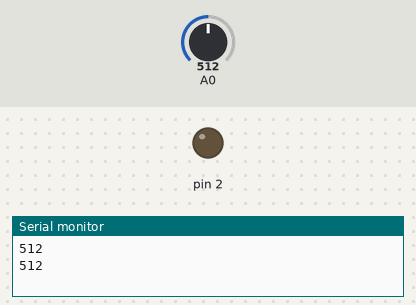
A sketch run on a simulated Arduino Uno, built with avr-gcc and run on an emulated ATmega328P. Parts: output pins drawn as LEDs (lit = HIGH), the last lines printed to the serial monitor. Inputs (shaded band) come from the test bench; at power-on: A0 = 512.

Above: at 1.8 s.
1.9 s: A0 set to 984
3.4 s: A0 set to 1009
At 4.4 s:
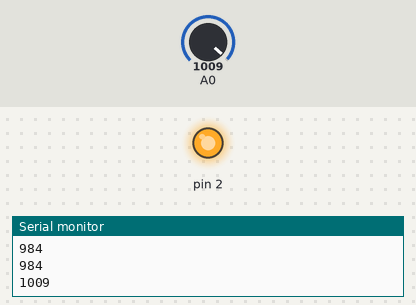
5.5 s: A0 set to 990
At 7.1 s:
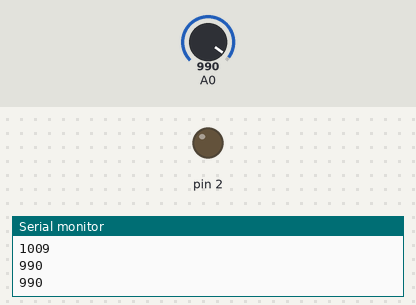
7.5 s: A0 set to 1010
At 8.7 s:
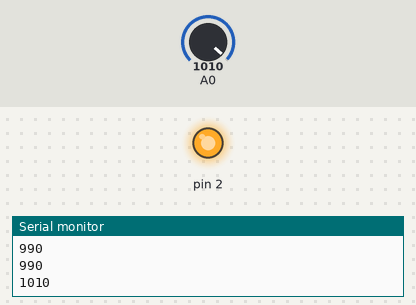
Timing chart, 0 to 10.5 s (numbered marks = the images above; inputs shaded):
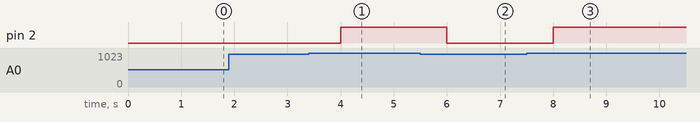

Measured:
- the behaviour switches between 1000 and 1001 on A0 (found by bisection; images 0 and 1)
- after the input at 3.4 s, pin 2: LOW → HIGH after 0.60 s
- after the input at 5.5 s, pin 2: HIGH → LOW after 0.50 s
- after the input at 7.5 s, pin 2: LOW → HIGH after 0.50 s

The sketch:

cds_exam.ino
```cpp
void setup() {
  // put your setup code here, to run once:
  Serial.begin(9600);
  pinMode(2, OUTPUT);
}

void loop() {
  // put your main code here, to run repeatedly:
  int value = analogRead(0);
  Serial.println(value);
  if (value > 1000){
    digitalWrite(2, HIGH);
  }
  else digitalWrite(2, LOW);

  delay(1000);
}
```
